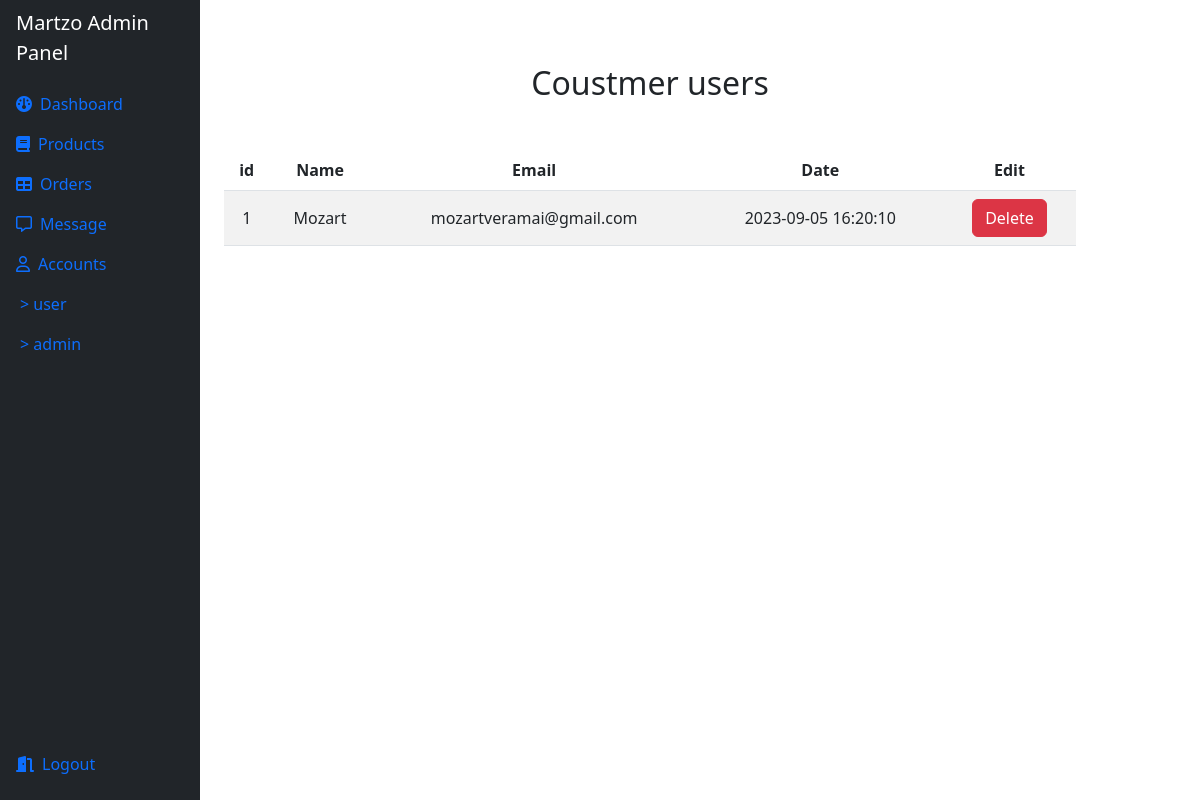
Page /admin/admin_normaluser.php (signed in) on the committed database.
### tables this page shows
CREATE TABLE `user` (
  `id` int(11) NOT NULL,
  `name` varchar(250) NOT NULL,
  `password` varchar(100) NOT NULL,
  `email` varchar(100) NOT NULL,
  `user_type` varchar(100) NOT NULL DEFAULT 'user',
  `profile` varchar(250) DEFAULT NULL,
  `create_at` timestamp NOT NULL DEFAULT current_timestamp()
);

### admin/admin_normaluser.php (the view, shortened to what this page needs)
<!DOCTYPE html>
<html lang="en">
<head>
    <link rel="stylesheet" href="../css/bootstrap.min.css">
</head>
<body>
    <?php include './admin_header.php'?>
    <div class="col-9 py-3 px-4 float-start">
        <h2 class="text-center my-5">Coustmer users</h2>
            <table class="table table-striped container">
                        <thead class="text-center align-middle">
                            <th scope="col">id</th>
                            <th scope="col">Name</th>
                            <th scope="col">Email</th>
                            <th scope="col">Date</th>
                            <th scope="col">Edit</th>
                        </thead>
            <?php
                $select_data = mysqli_query($conn, "SELECT * FROM `user` WHERE user_type = 'user'") or die("query failed");
                if(mysqli_num_rows($select_data) > 0){
                    while($row = mysqli_fetch_assoc($select_data)){ ?>
                        <tbody>
                            <tr class="text-center align-middle">
                                <td><?php echo $row['id'];?></td>
                                <td><?php echo $row['name'];?></td>
                                <td><?php echo $row['email'];?></td>
                                <td><?php echo $row['create_at'];?></td>
                                <td>
                                    <a href="admin_normaluser.php?delete=<?php echo $row['id'];?>" class="btn btn-danger">Delete</a>
                                </td>
                            </tr>
                        </tbody>
                <?php  };
                };
            ?>
            </table>
    </div>
</body>
</html>

### rows in the picture
user: id "1", name "Mozart", email "mozartveramai@gmail.com", create_at "2023-09-05 16:20:10"
